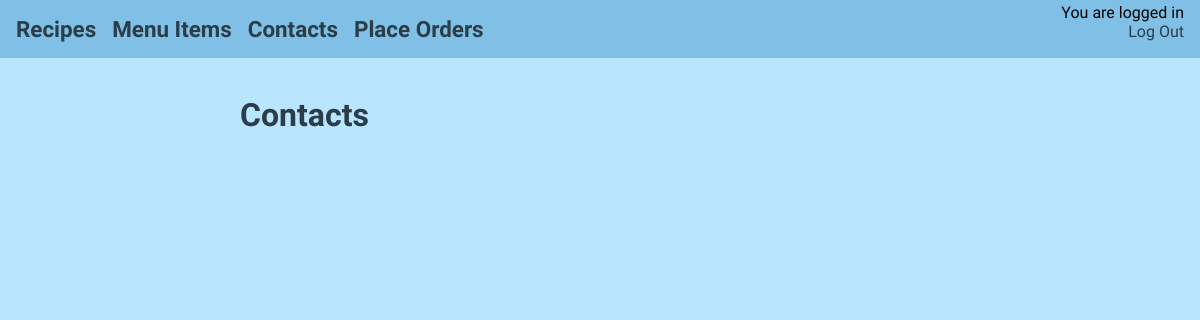
Page /contacts (signed in) on the earlier database version.
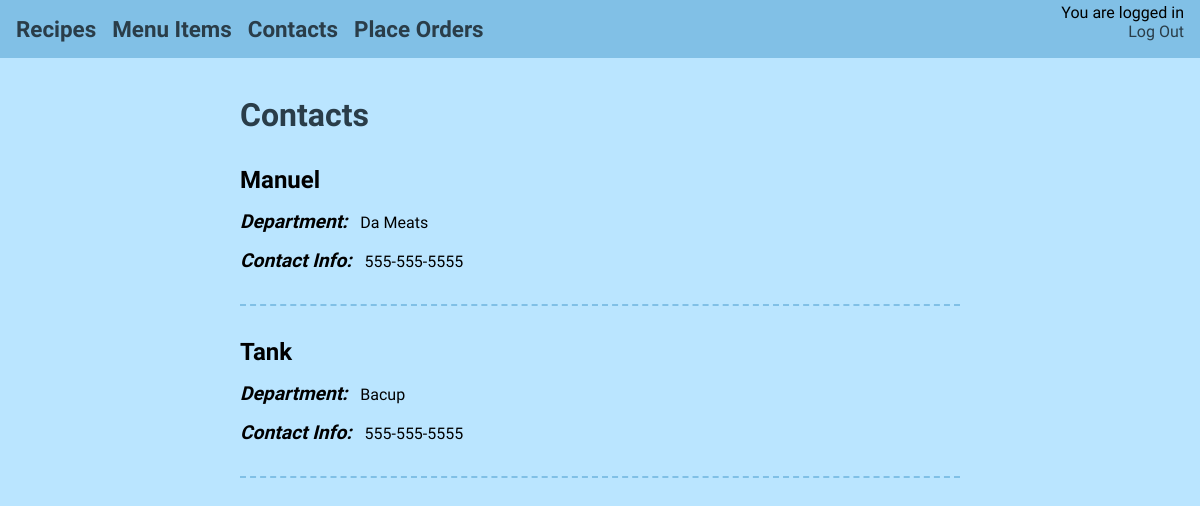
Same page on the later database version.
### manager_guide/models.py (models this page shows, shortened)
class Contact(models.Model):
	name = models.CharField(max_length=100)
	department = models.CharField(max_length=100)
	four11 = models.TextField()

### manager_guide/views.py (the view)
# urls.py: url(r'^contacts$', views.contacts, name='contacts'),
@login_required
def contacts(request):
	contacts = Contact.objects.order_by('name')
	return render(request, 'manager_guide/contacts.html', {'contacts':contacts})

### manager_guide/templates/manager_guide/contacts.html
{% extends 'manager_guide/base2.html' %}
{% block content %}
	<div id="content_box">
		<div id="menu_tag">
			<h1>Contacts</h1>
			{% for contact in contacts %}
			<h2>{{contact.name}}</h2>
			<p><em>Department: </em>{{contact.department}}</p>
			<p><em>Contact Info: </em>{{contact.four11}}</p>
			<center><hr /></center>
			{% endfor %}
		</div>
	</div>
{% endblock %}

Differences in the rows shown:
added Contact: name "Manuel", department "Da Meats", four11 "555-555-5555"
added Contact: name "Tank", department "Bacup", four11 "555-555-5555"
